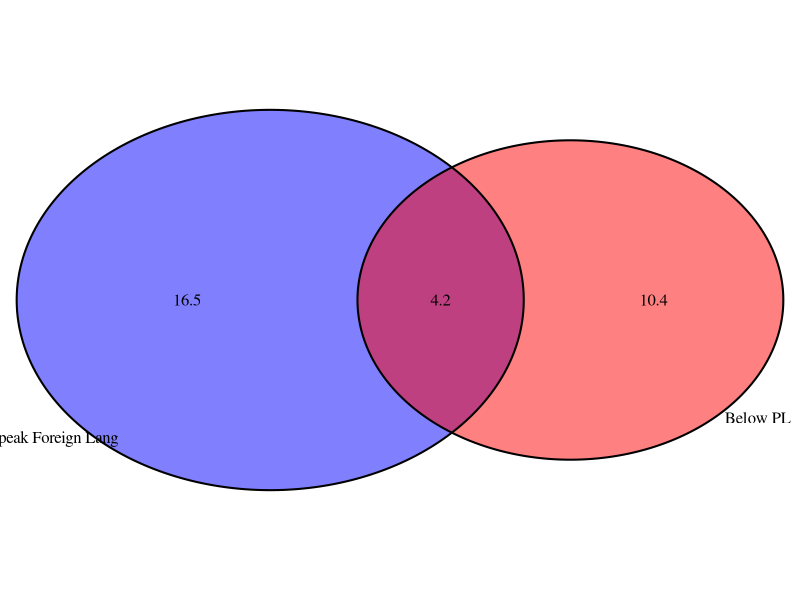
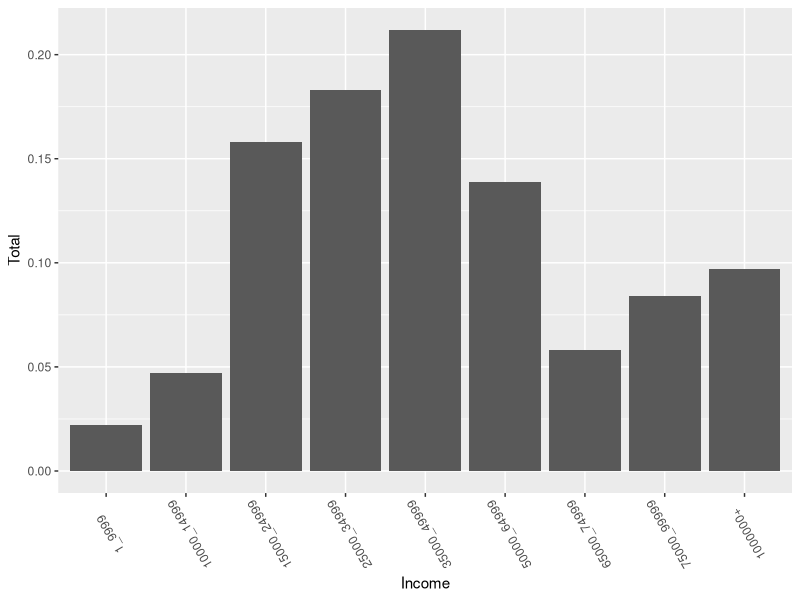

R code for these plots, in order:
## ---- chunk 1
knitr::opts_chunk$set(echo = TRUE)
## ---- chunk 2
library(tidyverse)
library(ggplot2)
# install.packages("VennDiagram")
library(VennDiagram)

## ---- chunk 3
PL <- 14.6/100
FL<- 20.7/100
PLandFL <- 4.2/100
## ---- chunk 4
grid.newpage() 
draw.pairwise.venn(area1 = 14.6, area2 = 20.7, cross.area = 4.2, category = c("Below PL", 
    " Speak Foreign Lang"), fill = c("red","blue"))

## ---- chunk 5

`Americans live below the poverty line and only speak English` <- (PL - PLandFL)*100
ABPandSE <- paste(round((PL - PLandFL)*100, digits = 1), "%", sep="")
ABPandSE 
## ---- chunk 6
ALBPorSFL <- (PL + FL - PLandFL)*100
ALBPorSFL <- paste(round(ALBPorSFL, digits = 1), "%", sep="")
ALBPorSFL
## ---- chunk 7

# [1 -P( below the poverty line)  ] AND [ 1 - p( speak Foreign Lang)] 

ALAPLandSOE <- ((1-PL) * (1-FL) )* 100
ALAPLandSOE <- paste(round(ALAPLandSOE, digits = 2), "%", sep="")
ALAPLandSOE

## ---- chunk 8

## ---- chunk 9
Total <- 204
FB <-  108/ Total 
FBr <- 55/ Total
FG <-  41/ Total
MB <-114/ Total
MBr <-54/ Total
MG <-36/ Total
FMB <- 78/Total

Ans<- FB + MB - FMB

## ---- chunk 10
# p(FB|MB) = p(MaleBlue and Female Blue) / p(Male with Blue Eyes)

Ans <- FMB / MB

Ans <- round(Ans,digit=2)
# 78/114

## ---- chunk 11
 (54/204 ) + (108/204) / MBr

FBMBr <- 19/Total
Ans<- FBMBr/MBr
Ans <- round(Ans,digit=2)


## ---- chunk 12

FBMG <- 11/Total
Ans <- FBMG/MG
Ans <- round(Ans,digit=2)

## ---- chunk 13

pFbMG<- (11/204)/(36/204)
FB
108/204

## ---- chunk 14
# p(drawing a hardcover book) and (paperback fiction book second)
# Since we have to draw without replcament , total book count would go by 1 after each draw.
# since its AND , we will multiply the both probabilities 

Ans <- (28/95) * (59/94)

paste(round(Ans, digits = 3), sep = "")

## ---- chunk 15
Ans<- paste(round(((72/95) * (28/94)), digits = 3),  sep = "")
## ---- chunk 16

# Since we have to draw and then replace, total book count wouldn't change after each draw.
# since its AND , we will multiply the both probabilities 

Ans <- Ans<- paste(round(((72/95) * (28/95)), digits = 3),  sep = "")



## ---- chunk 17

## ---- chunk 18

bag<- c(0,1,2)
fees <- c(0,25, 25+ 35) # Two bag would be 25 + 35 
percent <- c(.54, .34, .12)
revFee <- data.frame(bag,fees,percent) 

#  average revenue per passenger

avgRev <- sum(revFee$fees*revFee$percent)  # (0.34 * 25) + (0.12* (35+25))

# sample(bag,size = 100,replace = TRUE,prob = c(0.54, 0.34, 0.12))
## ---- chunk 19


# Sd = sqrt[ sum of ( x - mean)( x - mean)/ n  ]     .....Square of the distance from the mean



# var <- ((revFee$fees*revFee$percent)- (MeanFee) ) *((revFee$fees*revFee$percent)- (MeanFee) ) 
revFee$var <- (revFee$fees- avgRev )^2 *revFee$percent

totalFeevar <- sum(revFee$var)

sd_per_passenger<- sqrt(totalFeevar)
 round(sd_per_passenger,2)
## ---- chunk 20
expectedrev <- avgRev * 120

#The expected revenue for 120 passengers is $1884.

# for 120 
# Standard deviation: would be sqrt( of n * (SD^2) ) i.e. sqrt(120*(19.95^2))
p120 <-  sqrt(120*  sd_per_passenger^2)

round(p120,2)

## ---- chunk 21
library(ggplot2)
personal_income <- data.frame(c("1_9999", "10000_14999", "15000_24999", 
    "25000_34999", "35000_49999", "50000_64999", "65000_74999", 
    "75000_99999", "1000000+"), c(0.022, 0.047, 0.158, 0.183, 
    0.212, 0.139, 0.058, 0.084, 0.097))
names(personal_income) <- c("Income", "Total")
personal_income$Income <- factor(personal_income$Income, levels = c("1_9999", 
    "10000_14999", "15000_24999", "25000_34999", "35000_49999", 
    "50000_64999", "65000_74999", "75000_99999", "1000000+"))
ggplot(personal_income, aes(y = Total, x = Income)) + 
  geom_bar(stat = "identity") + 
    theme(axis.text.x = element_text(angle = 120))
## ---- chunk 22

personal_income
les50k<-sum(personal_income$Total[1:5])

## ---- chunk 23
# 59% males and 41% females
Ans <- les50k * 0.41

## ---- chunk 24

# recalualte the Probability as Female has 0.718 probability of getting less 50K. 
Ans2 <- 0.718  * 0.41

Ans2 
Ans
